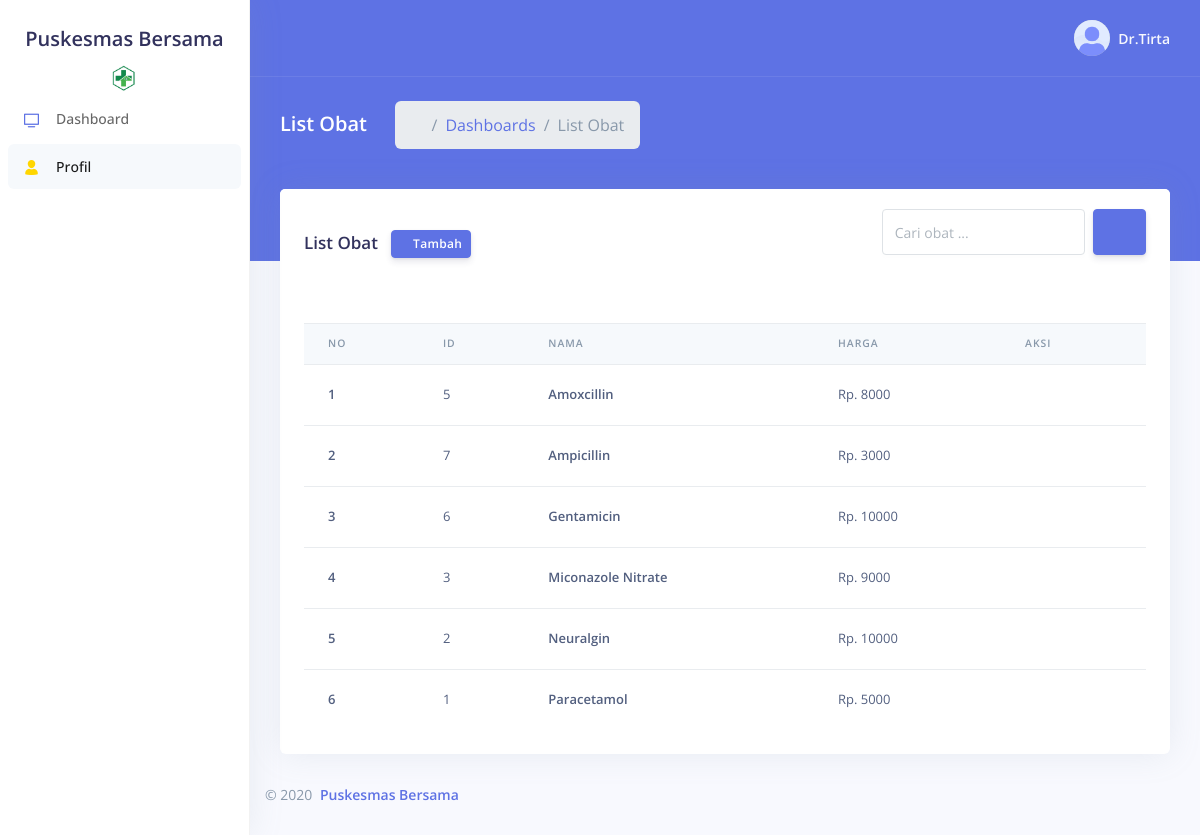
Screenshot of /admin/navigation/medicine_list.php (signed in) with the database file from the repository.
### tables this page shows
CREATE TABLE `user` (
  `id` int(10) UNSIGNED NOT NULL,
  `username` text NOT NULL,
  `email` text NOT NULL,
  `password` text NOT NULL,
  `full_name` text NOT NULL,
  `user_type` int(11) NOT NULL DEFAULT 1,
  `birth_date` date DEFAULT NULL,
  `address` text NOT NULL,
  `city` text NOT NULL,
  `country` text NOT NULL DEFAULT 'Indonesia',
  `postal_code` int(11) NOT NULL,
  `bio` text NOT NULL DEFAULT '-'
);

CREATE TABLE `obat` (
  `id` int(10) UNSIGNED NOT NULL,
  `name` text NOT NULL,
  `price` bigint(20) UNSIGNED NOT NULL DEFAULT 0
);

### admin/navigation/medicine_list.php (the view, shortened to what this page needs)
<?php
  require_once 'header_navigation.php';
  $no = 1;
  if (!isset($_SESSION['userId'])) {
    echo "<script>window.location.href = './pages/signin.php'; </script>";
    exit();
  } else {
    $query = $pdo->prepare("SELECT * FROM obat ORDER BY name ASC");
    $query->execute();
    $datas = $query->fetchAll(PDO::FETCH_ASSOC);
  }
?>
    <div class="header bg-primary pb-6">
      <div class="container-fluid">
        <div class="header-body">
          <div class="row align-items-center py-4">
            <div class="col-lg-6 col-7">
              <h6 class="h2 text-white d-inline-block mb-0">List Obat</h6>
              <nav aria-label="breadcrumb" class="d-none d-md-inline-block ml-md-4">
                <ol class="breadcrumb breadcrumb-links breadcrumb-dark">
                  <li class="breadcrumb-item"><a href="dashboard.php"><i class="fas fa-home"></i></a></li>
                  <li class="breadcrumb-item"><a href="dashboard.php">Dashboards</a></li>
                  <li class="breadcrumb-item active" aria-current="page">List Obat</li>
                </ol>
              </nav>
            </div>
          </div>
        </div>
      </div>
    </div>
    <div class="container-fluid mt--6">
      <div class="row">
        <div class="col-xl-12 ">
          <div class="card">
            <div class="card-header border-0">
              <div class="row align-items-center">
                <div class="col">
                  <h3 class="mb-0">
                    List Obat &nbsp; <a href="../pages/medicine_action.php?page=add" class="btn btn-sm btn-primary"><i class="fa fa-plus"></i> Tambah</a>
                  </h3>
                </div>
                <div class="col text-right">
                  <form action="" method="GET">
                    <div class="form-group d-flex">
                      <input type="text" name="search" class="form-control w-50 ml-auto mr-2" placeholder="Cari obat ...">
                      <button class="btn btn-primary" type="submit" name="submit_search">
                        <i class="fa fa-search"></i>
                      </button>
                    </div>
                  </form>
                </div>
              </div>
            </div>
            <div class="card-body">
                <form action="" method="post">
                    <?php
                        if(!empty($datas)) { ?>
                            <div class="table-responsive">
                                <table class="table align-items-center table-flush">
                                    <thead class="thead-light">
                                    <tr>
                                        <th scope="col">No</th>
                                        <th scope="col">Id</th>
                                        <th scope="col">Nama</th>
                                        <th scope="col">Harga</th>
                                        <th scope="col">Aksi</th>
                                    </tr>
                                    </thead>
                                    <tbody>
                                        <?php foreach ($datas as $data) {?>
                                            <tr>
                                                <th scope="row">
                                                    <?= $no++ ?>
                                                </th>
                                                <td>
                                                    <?= $data['id'] ?>
                                                </td>
                                                <th>
                                                    <?= $data['name'] ?>
                                                </th>
                                                <td>
                                                    Rp. <?= $data['price'] ?>
                                                </td>
                                                <td>
                                                  <div class="dropdown">
                                                    <a href="#"
                                                      class="btn btn-sm btn-icon-only-text-light"
                                                      role="button"
                                                      data-toggle="dropdown"
                                                      aria-haspopup="true"
                                                      aria-expanded="false">
                                                      <i class="fa fa-ellipsis-v"></i>
                                                    </a>
                                                  </div>
                                                </td>
                                            </tr>
                                        <?php } ?>
                                    </tbody>
                                </table>
                <?php   } else { ?>
                        <div class="card-header bg-transparent">
                            <div class="alert alert-danger">Data Kosong!</div>
                        </div>
                    <?php } ?>
                </form>
            </div>
            </div>
          </div>
        </div>
<?php require_once 'footer_dashboard.php'; ?>

### admin/navigation/nav_header_dashboard.php (shortened to what this page needs)
<?php
  require_once '../../connection.php';
  if (!isset($_SESSION['userId'])) {
    echo "<script>window.location.href = '../pages/signin.php'; </script>";
    exit();
  } else {
    $userData = $pdo->prepare("SELECT * FROM user WHERE id = ?");
    $userData->execute([$_SESSION['userId']]);
    $userData = $userData->fetch(PDO::FETCH_ASSOC);
  }
?>
<!DOCTYPE html>
<html>
<head>
  <link rel="stylesheet" href="../assets/vendor/nucleo/css/nucleo.css" type="text/css">
  <link rel="stylesheet" href="../assets/vendor/@fortawesome/fontawesome-free/css/all.min.css" type="text/css">
  <link rel="stylesheet" href="https://cdn.jsdelivr.net/npm/bootstrap-icons@1.5.0/font/bootstrap-icons.css">
  <link rel="stylesheet" href="../assets/css/argon.css?v=1.2.0" type="text/css">
</head>
<body>
  <nav class="sidenav navbar navbar-vertical  fixed-left  navbar-expand-xs navbar-light bg-white" id="sidenav-main">
    <div class="scrollbar-inner">
      <div class="sidenav-header  align-items-center">
        <a class="navbar-brand" href="javascript:void(0)">
          <h2>Puskesmas Bersama</h1>
          <img src="../../assets/img/logo_puskermas.jpg" class="navbar-brand-img" alt="...">
        </a>
      </div>
      <div class="navbar-inner">
        <div class="collapse navbar-collapse" id="sidenav-collapse-main">
          <ul class="navbar-nav">
            <li class="nav-item">
              <a class="nav-link " href="dashboard.php">
                <i class="ni ni-tv-2 text-primary"></i>
                <span class="nav-link-text">Dashboard</span>
              </a>
            </li>
            <li class="nav-item">
              <a class="nav-link active" href="profile.php">
                <i class="ni ni-single-02 text-yellow"></i>
                <span class="nav-link-text">Profil</span>
              </a>
            </li>
          </ul>
        </div>
      </div>
    </div>
  </nav>

### admin/navigation/header_navigation.php (shortened to what this page needs)
<?php
  require_once 'nav_header_dashboard.php';
?>
<div class="main-content" id="panel">
    <nav class="navbar navbar-top navbar-expand navbar-dark bg-primary border-bottom">
      <div class="container-fluid">
        <div class="collapse navbar-collapse" id="navbarSupportedContent">
          <ul class="navbar-nav align-items-center  ml-auto ml-md-0 ">
            <li class="nav-item dropdown">
              <a class="nav-link pr-0" href="#" role="button" data-toggle="dropdown" aria-haspopup="true" aria-expanded="false">
                <div class="media align-items-center">
                  <span class="avatar avatar-sm rounded-circle">
                    <img alt="Image placeholder" src="../assets/img/theme/team-4.jpg">
                  </span>
                  <div class="media-body  ml-2  d-none d-lg-block">
                    <span class="mb-0 text-sm  font-weight-bold"><?= $userData['full_name'] ?></span>
                  </div>
                </div>
              </a>
            </li>
          </ul>
        </div>
      </div>
    </nav>

### admin/navigation/footer_dashboard.php (shortened to what this page needs)
      <footer class="footer pt-0">
        <div class="row align-items-center justify-content-lg-between">
          <div class="col-md-12">
            <div class="copyright text-center  text-lg-left  text-muted">
              &copy; 2020 <a href="https://www.google.com" class="font-weight-bold ml-1" target="_blank">Puskesmas Bersama</a>
            </div>
          </div>
        </div>
      </footer>
    </div>
  </div>
</body>
</html>

### rows the page displays
user: full_name "Dr.Tirta"
obat: id "5", name "Amoxcillin", price "8000"
obat: id "7", name "Ampicillin", price "3000"
obat: id "6", name "Gentamicin", price "10000"
obat: id "3", name "Miconazole Nitrate", price "9000"
obat: id "2", name "Neuralgin", price "10000"
obat: id "1", name "Paracetamol", price "5000"
